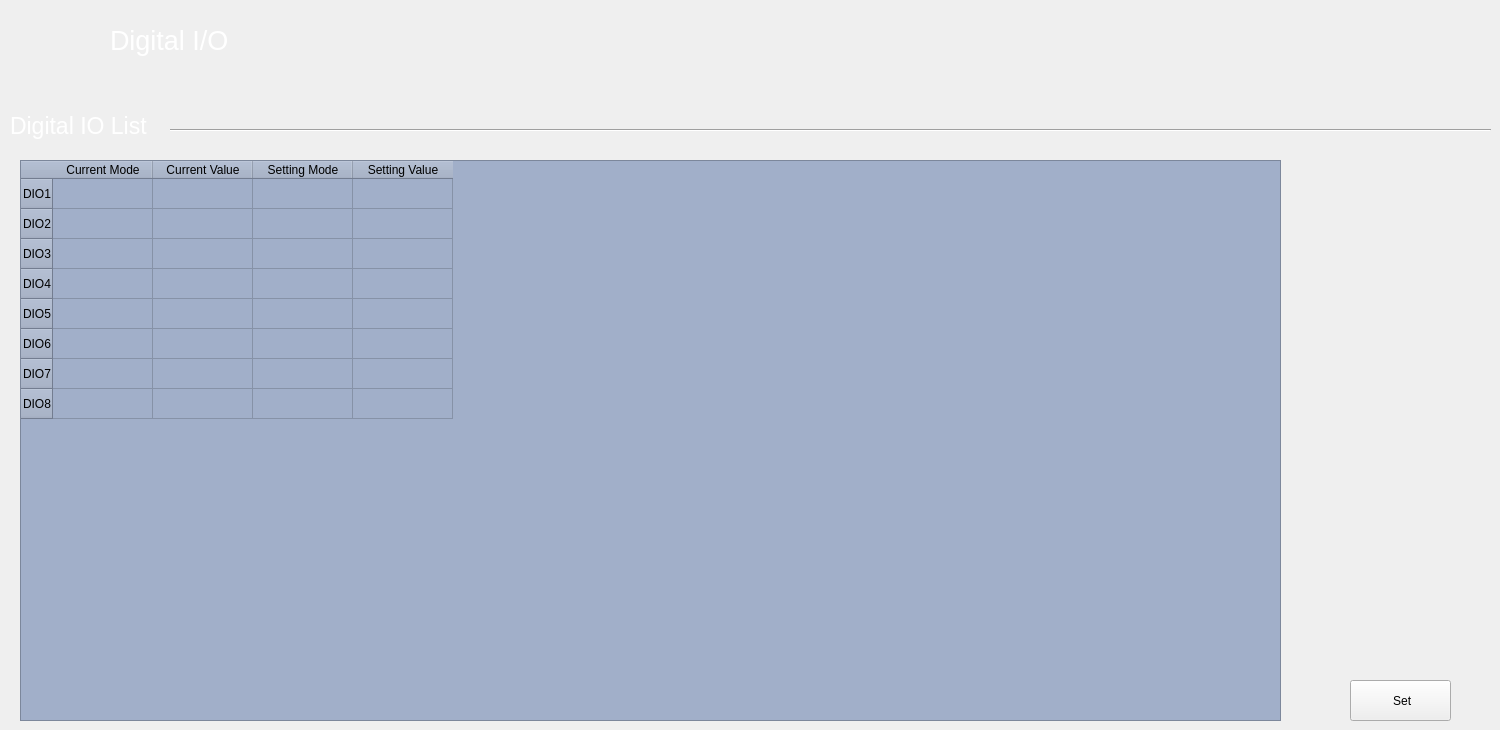
    <widget class="QWidget" name="page_dio">
     <widget class="QLabel" name="label_63">
      <property name="geometry">
       <rect>
        <x>10</x>
        <y>110</y>
        <width>151</width>
        <height>31</height>
       </rect>
      </property>
      <property name="font">
       <font>
        <pointsize>17</pointsize>
       </font>
      </property>
      <property name="styleSheet">
       <string notr="true">color: rgb(255, 255, 255);</string>
      </property>
      <property name="text">
       <string>Digital IO List</string>
      </property>
     </widget>
     <widget class="QLabel" name="dioImg">
      <property name="geometry">
       <rect>
        <x>10</x>
        <y>0</y>
        <width>80</width>
        <height>80</height>
       </rect>
      </property>
      <property name="minimumSize">
       <size>
        <width>71</width>
        <height>71</height>
       </size>
      </property>
      <property name="styleSheet">
       <string notr="true">border-image: url(:/myImage/image/DIO.png);
border-radius: 10px;</string>
      </property>
      <property name="text">
       <string/>
      </property>
     </widget>
     <widget class="QLabel" name="dioLab">
      <property name="geometry">
       <rect>
        <x>110</x>
        <y>0</y>
        <width>331</width>
        <height>80</height>
       </rect>
      </property>
      <property name="palette">
       <palette>
        <active>
         <colorrole role="WindowText">
          <brush brushstyle="SolidPattern">
           <color alpha="255">
            <red>255</red>
            <green>255</green>
            <blue>255</blue>
           </color>
          </brush>
         </colorrole>
         <colorrole role="Button">
          <brush brushstyle="SolidPattern">
           <color alpha="255">
            <red>36</red>
            <green>31</green>
            <blue>49</blue>
           </color>
          </brush>
         </colorrole>
         <colorrole role="Base">
          <brush brushstyle="SolidPattern">
           <color alpha="255">
            <red>36</red>
            <green>31</green>
            <blue>49</blue>
           </color>
          </brush>
         </colorrole>
         <colorrole role="Window">
          <brush brushstyle="SolidPattern">
           <color alpha="255">
            <red>36</red>
            <green>31</green>
            <blue>49</blue>
           </color>
          </brush>
         </colorrole>
        </active>
        <inactive>
         <colorrole role="WindowText">
          <brush brushstyle="SolidPattern">
           <color alpha="255">
            <red>255</red>
            <green>255</green>
            <blue>255</blue>
           </color>
          </brush>
         </colorrole>
         <colorrole role="Button">
          <brush brushstyle="SolidPattern">
           <color alpha="255">
            <red>36</red>
            <green>31</green>
            <blue>49</blue>
           </color>
          </brush>
         </colorrole>
         <colorrole role="Base">
          <brush brushstyle="SolidPattern">
           <color alpha="255">
            <red>36</red>
            <green>31</green>
            <blue>49</blue>
           </color>
          </brush>
         </colorrole>
         <colorrole role="Window">
          <brush brushstyle="SolidPattern">
           <color alpha="255">
            <red>36</red>
            <green>31</green>
            <blue>49</blue>
           </color>
          </brush>
         </colorrole>
        </inactive>
        <disabled>
         <colorrole role="Button">
          <brush brushstyle="SolidPattern">
           <color alpha="255">
            <red>36</red>
            <green>31</green>
            <blue>49</blue>
           </color>
          </brush>
         </colorrole>
         <colorrole role="Base">
          <brush brushstyle="SolidPattern">
           <color alpha="255">
            <red>36</red>
            <green>31</green>
            <blue>49</blue>
           </color>
          </brush>
         </colorrole>
         <colorrole role="Window">
          <brush brushstyle="SolidPattern">
           <color alpha="255">
            <red>36</red>
            <green>31</green>
            <blue>49</blue>
           </color>
          </brush>
         </colorrole>
        </disabled>
       </palette>
      </property>
      <property name="font">
       <font>
        <pointsize>20</pointsize>
       </font>
      </property>
      <property name="text">
       <string>Digital I/O</string>
      </property>
      <property name="scaledContents">
       <bool>false</bool>
      </property>
     </widget>
     <widget class="Line" name="line_13">
      <property name="geometry">
       <rect>
        <x>170</x>
        <y>120</y>
        <width>1321</width>
        <height>20</height>
       </rect>
      </property>
      <property name="styleSheet">
       <string notr="true"/>
      </property>
      <property name="orientation">
       <enum>Qt::Horizontal</enum>
      </property>
     </widget>
     <widget class="QTableWidget" name="tableWidget">
      <property name="geometry">
       <rect>
        <x>20</x>
        <y>160</y>
        <width>1261</width>
        <height>561</height>
       </rect>
      </property>
      <property name="layoutDirection">
       <enum>Qt::LeftToRight</enum>
      </property>
      <property name="styleSheet">
       <string notr="true">background-color: rgb(161, 175, 201);</string>
      </property>
      <row>
       <property name="text">
        <string>DIO1</string>
       </property>
      </row>
      <row>
       <property name="text">
        <string>DIO2</string>
       </property>
      </row>
      <row>
       <property name="text">
        <string>DIO3</string>
       </property>
      </row>
      <row>
       <property name="text">
        <string>DIO4</string>
       </property>
      </row>
      <row>
       <property name="text">
        <string>DIO5</string>
       </property>
      </row>
      <row>
       <property name="text">
        <string>DIO6</string>
       </property>
      </row>
      <row>
       <property name="text">
        <string>DIO7</string>
       </property>
      </row>
      <row>
       <property name="text">
        <string>DIO8</string>
       </property>
      </row>
      <column>
       <property name="text">
        <string>Current Mode</string>
       </property>
      </column>
      <column>
       <property name="text">
        <string>Current Value</string>
       </property>
      </column>
      <column>
       <property name="text">
        <string>Setting Mode</string>
       </property>
      </column>
      <column>
       <property name="text">
        <string>Setting Value</string>
       </property>
      </column>
     </widget>
     <widget class="QPushButton" name="dio_setBtn">
      <property name="geometry">
       <rect>
        <x>1350</x>
        <y>680</y>
        <width>101</width>
        <height>41</height>
       </rect>
      </property>
      <property name="styleSheet">
       <string notr="true"/>
      </property>
      <property name="text">
       <string> Set</string>
      </property>
      <property name="icon">
       <iconset theme="go-next">
        <normaloff>.</normaloff>.</iconset>
      </property>
     </widget>
    </widget>
